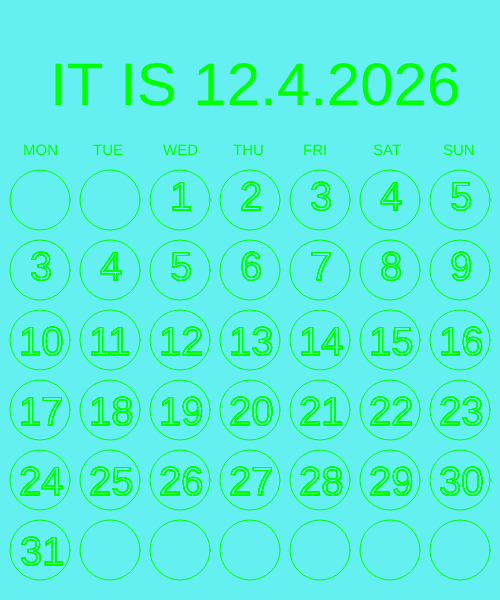
Frame 1 (no input)
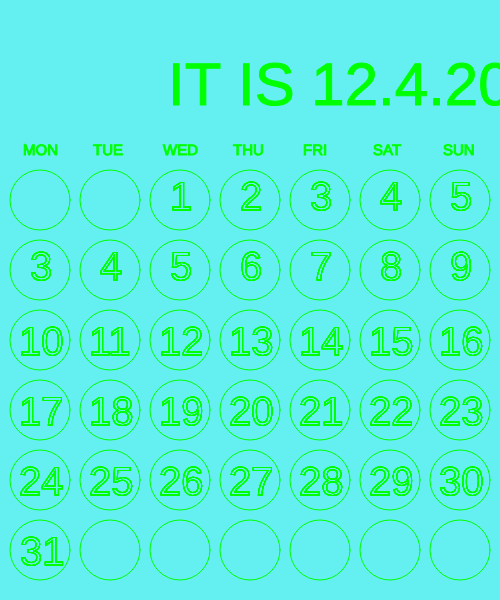
Frame 60 (no input)
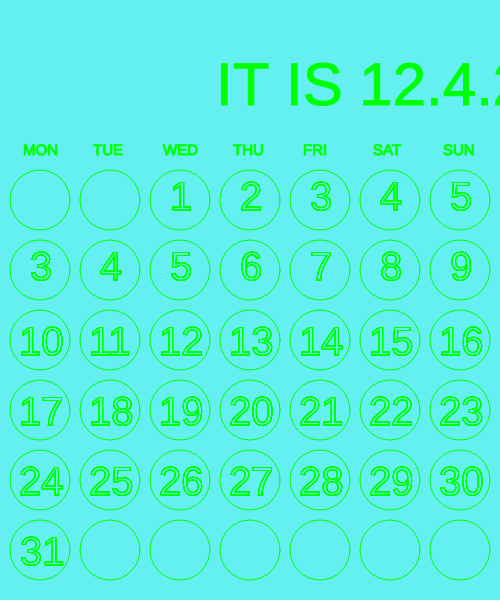
Frame 120 (the mouse pressed at the canvas centre since frame 60)

The p5.js sketch that drew these frames (run headless with seeded random() and noise() and a simulated clock; from frame 60 on, the mouse is pressed at the canvas centre):

// p5.js sketch
// ── sketch.js
let months = {
  x:50,
  y:105,
  speed:2,
}

let dayNames = [
  'MON', 
  'TUE', 
  'WED', 
  'THU', 
  'FRI', 
  'SAT',
  'SUN'
]


function setup() {
  createCanvas(500, 600);
}

function draw() {
  
  fill(0,255,0);
  textSize(60);
  let d = day();
  let u = year();
  let m = month();
  
background(100,(m*20),(m*20));
  
  //Floating Header
  text("IT IS " + m + "."+ d +"."+ u, months.x,months.y);
  
  if (months.x > width - months.x || months.x <0){
    months.speed = -months.speed;
  }
  months.x = months.x + months.speed;
  
  //Days of the Week
  for (let z=0; z<=dayNames.length; z++){
    textSize(15);
    text(dayNames[z], 23+ (70*(z)),155);
  };
  
  //Numbers
  for (var x =40; x <= width; x+= 70) {
    for (var y = 200; y <= height-50; y+= 70) {
      noFill();
      stroke(0,255,0);
      ellipse(x,y,60);
    }
      
    textSize(40);
    
    for(let a=1;a<6;a++){
      text(a,(a*70)+100,210);
    };
    
    for(let b=3;b<10;b++){
      for(let c=1;c<=3;c++){
        text((b+(7*c)),(b*70)-191,(70*(c+4))+5);
      }
      text(b,(b*70)-180,280);
    };
    
      text("31", 20, 565);
}}
